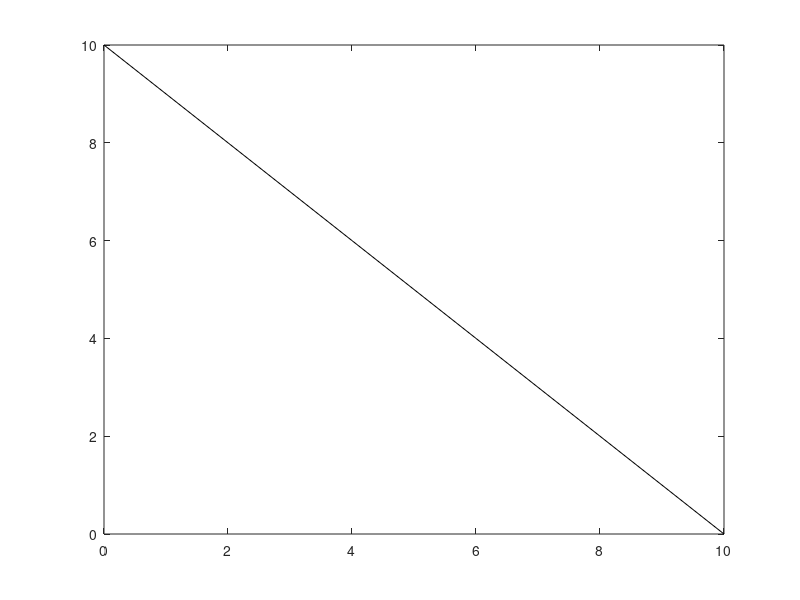

Reproduce this figure in MATLAB. (Note: this script raises an error after producing the figure.)
%This script is used to produce a triangle and find its area
%to demonstrate the idea of an integral

N = [5 10 20 500];
for a = 1:length(N)
    %generate accurate x array bx linspace is garbage
    x = zeros(1,N(a));
    xmax = 10;
    increment = xmax/N(a);
    for i = 1:N(a)
        x(i+1) = x(i) + increment;
    end

    %plot curve
    y = -x+10;
    figure(a)
    plot(x,y,'k');

    %create rectangle to demonstrate integrals
    hold on
    rectArray = rectangles(y,x);
    hold off

    sumArea = sum(rectArray) %get sum of areas of rectangles
    f = @(x) -x+10; %make function to get integral of using integral function
    trueArea = integral(f,x(1),x(N(a)))
    error = abs(sumArea-trueArea)/trueArea*100 %percent error
end